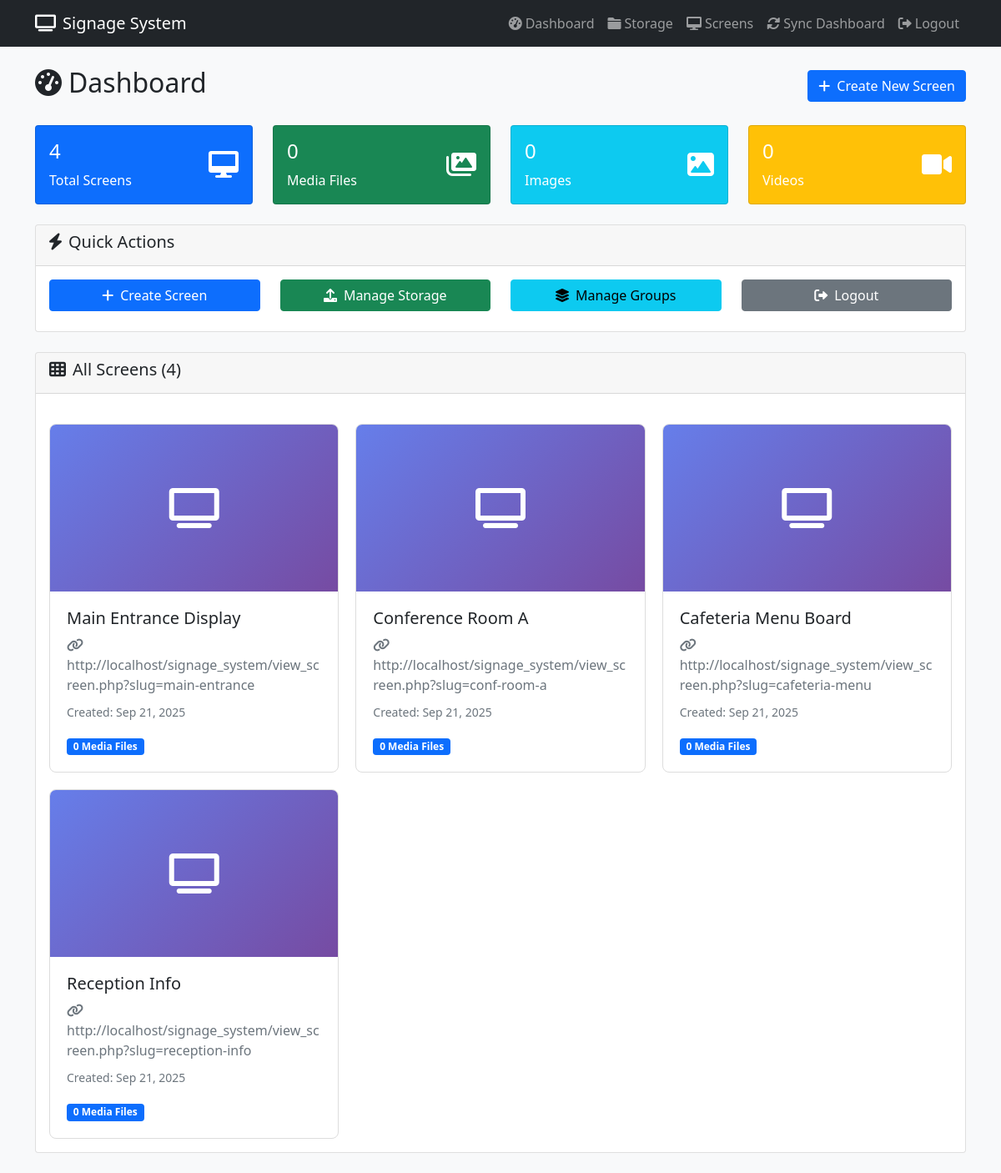
/dashboard.php (signed in), run on the app's committed database.
### tables this page shows
CREATE TABLE `screens` (
    `id` int(11) NOT NULL AUTO_INCREMENT,
    `name` varchar(100) NOT NULL,
    `slug` varchar(100) NOT NULL UNIQUE,
    `passcode` varchar(10) DEFAULT NULL,
    `description` text DEFAULT NULL,
    `resolution` varchar(20) DEFAULT '1920x1080',
    `orientation` enum('landscape', 'portrait') DEFAULT 'landscape',
    `status` enum('active', 'inactive', 'maintenance') DEFAULT 'active',
    `location` varchar(255) DEFAULT NULL,
    `last_sync` timestamp NULL DEFAULT NULL,
    `created_at` timestamp NULL DEFAULT CURRENT_TIMESTAMP,
    `updated_at` timestamp NULL DEFAULT CURRENT_TIMESTAMP ON UPDATE CURRENT_TIMESTAMP,
    PRIMARY KEY (`id`),
    UNIQUE KEY `unique_slug` (`slug`),
    INDEX `idx_status` (`status`),
    INDEX `idx_name` (`name`)
);

### includes/functions.php (called while the page is built, shortened)
<?php
require_once 'config/database.php';
function getAllMedia() {
    global $pdo;
    $stmt = $pdo->query("SELECT * FROM media ORDER BY uploaded_at DESC");
    return $stmt->fetchAll();
}
function getAllScreens() {
    global $pdo;
    $stmt = $pdo->query("SELECT * FROM screens ORDER BY created_at DESC");
    return $stmt->fetchAll();
}
function getScreenMedia($screenId) {
    global $pdo;
    $stmt = $pdo->prepare("
        SELECT m.* FROM media m
        JOIN screen_media sm ON m.id = sm.media_id
        WHERE sm.screen_id = ?
        ORDER BY sm.order_position
    ");
    $stmt->execute([$screenId]);
    return $stmt->fetchAll();
}
?>

### dashboard.php (the view, shortened to what this page needs)
<?php
require_once 'includes/functions.php';
$screens = getAllScreens();
include 'includes/header.php';
?>
<div class="container">
    <div class="row">
        <div class="col-12">
            <div class="d-flex justify-content-between align-items-center mb-4">
                <h2><i class="fas fa-tachometer-alt me-2"></i>Dashboard</h2>
                <a href="screens.php" class="btn btn-primary">
                    <i class="fas fa-plus me-2"></i>Create New Screen
                </a>
            </div>
            <div class="row mb-4">
                <div class="col-md-3">
                    <div class="card bg-primary text-white">
                        <div class="card-body">
                            <div class="d-flex justify-content-between">
                                <div>
                                    <h4><?php echo count($screens); ?></h4>
                                    <p class="mb-0">Total Screens</p>
                                </div>
                                <div class="align-self-center">
                                    <i class="fas fa-desktop fa-2x"></i>
                                </div>
                            </div>
                        </div>
                    </div>
                </div>
                <div class="col-md-3">
                    <div class="card bg-success text-white">
                        <div class="card-body">
                            <div class="d-flex justify-content-between">
                                <div>
                                    <h4><?php echo count(getAllMedia()); ?></h4>
                                    <p class="mb-0">Media Files</p>
                                </div>
                                <div class="align-self-center">
                                    <i class="fas fa-images fa-2x"></i>
                                </div>
                            </div>
                        </div>
                    </div>
                </div>
                <div class="col-md-3">
                    <div class="card bg-info text-white">
                        <div class="card-body">
                            <div class="d-flex justify-content-between">
                                <div>
                                    <h4><?php echo count(array_filter(getAllMedia(), function($m) { return $m['file_type'] === 'image'; })); ?></h4>
                                    <p class="mb-0">Images</p>
                                </div>
                                <div class="align-self-center">
                                    <i class="fas fa-image fa-2x"></i>
                                </div>
                            </div>
                        </div>
                    </div>
                </div>
                <div class="col-md-3">
                    <div class="card bg-warning text-white">
                        <div class="card-body">
                            <div class="d-flex justify-content-between">
                                <div>
                                    <h4><?php echo count(array_filter(getAllMedia(), function($m) { return $m['file_type'] === 'video'; })); ?></h4>
                                    <p class="mb-0">Videos</p>
                                </div>
                                <div class="align-self-center">
                                    <i class="fas fa-video fa-2x"></i>
                                </div>
                            </div>
                        </div>
                    </div>
                </div>
            </div>
            <div class="row mb-4">
                <div class="col-12">
                    <div class="card">
                        <div class="card-header">
                            <h5><i class="fas fa-bolt me-2"></i>Quick Actions</h5>
                        </div>
                        <div class="card-body">
                            <div class="row">
                                <div class="col-md-3">
                                    <a href="screens.php" class="btn btn-primary w-100 mb-2">
                                        <i class="fas fa-plus me-2"></i>Create Screen
                                    </a>
                                </div>
                                <div class="col-md-3">
                                    <a href="storage.php" class="btn btn-success w-100 mb-2">
                                        <i class="fas fa-upload me-2"></i>Manage Storage
                                    </a>
                                </div>
                                <div class="col-md-3">
                                    <a href="groups.php" class="btn btn-info w-100 mb-2">
                                        <i class="fas fa-layer-group me-2"></i>Manage Groups
                                    </a>
                                </div>
                                <div class="col-md-3">
                                    <a href="logout.php" class="btn btn-secondary w-100 mb-2">
                                        <i class="fas fa-sign-out-alt me-2"></i>Logout
                                    </a>
                                </div>
                            </div>
                        </div>
                    </div>
                </div>
            </div>
            <div class="card">
                <div class="card-header">
                    <h5><i class="fas fa-th me-2"></i>All Screens (<?php echo count($screens); ?>)</h5>
                </div>
                <div class="card-body">
                    <?php if (empty($screens)): ?>
                        <div class="text-center py-5">
                            <i class="fas fa-desktop fa-4x text-muted mb-3"></i>
                            <h4>No screens created yet</h4>
                            <p class="text-muted">Create your first screen to get started</p>
                            <a href="screens.php" class="btn btn-primary btn-lg">
                                <i class="fas fa-plus me-2"></i>Create First Screen
                            </a>
                        </div>
                    <?php else: ?>
                        <div class="screen-grid">
                            <?php foreach ($screens as $screen): ?>
                                <div class="screen-card" onclick="openScreen('<?php echo $screen['slug']; ?>')">
                                    <div class="screen-preview">
                                        <i class="fas fa-tv"></i>
                                    </div>
                                    <div class="screen-info">
                                        <h5><?php echo htmlspecialchars($screen['name']); ?></h5>
                                        <p class="text-muted mb-2">
                                            <i class="fas fa-link me-1"></i>
                                            <?php echo BASE_URL; ?>view_screen.php?slug=<?php echo $screen['slug']; ?>
                                        </p>
                                        <small class="text-muted">
                                            Created: <?php echo date('M j, Y', strtotime($screen['created_at'])); ?>
                                        </small>
                                        <div class="mt-3">
                                            <span class="badge bg-primary">
                                                <?php
                                                    $mediaCount = count(getScreenMedia($screen['id']));
                                                    echo $mediaCount . ' Media File' . ($mediaCount !== 1 ? 's' : '');
                                                ?>
                                            </span>
                                        </div>
                                    </div>
                                </div>
                            <?php endforeach; ?>
                        </div>
                    <?php endif; ?>
                </div>
            </div>
        </div>
    </div>
</div>
<?php include 'includes/footer.php'; ?>

### assets/css/style.css (style rules this page uses)
body { background-color: #f8f9fa; }
.screen-grid { display: grid; grid-template-columns: repeat(auto-fill, minmax(300px, 1fr)); gap: 20px; margin-top: 20px; }
.screen-card { border: 1px solid #ddd; border-radius: 8px; overflow: hidden; transition: transform 0.2s; cursor: pointer; background: white; }
.screen-preview { height: 200px; background: linear-gradient(135deg, #667eea 0%, #764ba2 100%); display: flex; align-items: center; justify-content: center; color: white; font-size: 48px; }
.screen-info { padding: 20px; }

### data on the page
screens: name "Main Entrance Display", slug "main-entrance", created_at "Sep 21, 2025", mediaCount "0"
screens: name "Conference Room A", slug "conf-room-a", created_at "Sep 21, 2025", mediaCount "0"
screens: name "Cafeteria Menu Board", slug "cafeteria-menu", created_at "Sep 21, 2025", mediaCount "0"
screens: name "Reception Info", slug "reception-info", created_at "Sep 21, 2025", mediaCount "0"

### other printed values
count($screens) "4"
count(getAllMedia()) "0"
